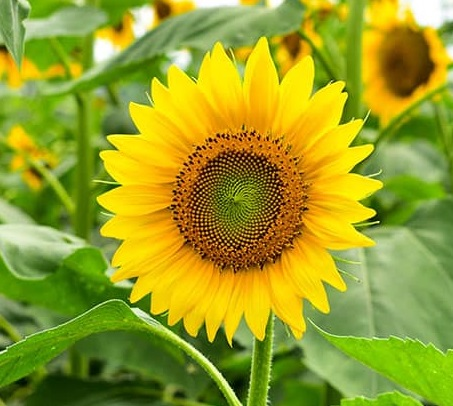
#> input picture ImageOperations/Images/Sunflower.jpg, 453 x 406 px, given in place of the camera
$ python MeanShiftObjectTracking.py
#> lines starting #> are read from the running program, lines starting #| are printed output that depends on the picture; after the words box and inside, x2 and y2 are one past the last pixel; in counts of white or black regions, pixels touching at a corner belong together
import numpy as np
import cv2

cap = cv2.VideoCapture(0)
ret, frame = cap.read()
#> frame is the input picture: shape (406, 453, 3); mean B, G, R 37, 158.4, 152.6

# setup a location window
r,h,c,w = 250,100, 200,150
# r,h,c,w = 10,100, 10,150
track_window = (r,h,c,w)
# crop the region of interest (roi) from the image

roi_image = frame[r:r+h,c:c+w]
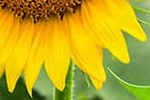
#> roi_image: shape (100, 150, 3); mean B, G, R 28.1, 169, 188.9

# convert the cropped image into HSV
roi_image_hsv = cv2.cvtColor(roi_image,cv2.COLOR_BGR2HSV)
#> roi_image_hsv: shape (100, 150, 3); mean H, S, V 29.3, 212.1, 200

#creat a mask for a specific color range.
red1min = np.array([0, 100, 100], np.uint8)
red1max = np.array([10, 255, 255], np.uint8)
red2min = np.array([160, 100, 100], np.uint8)
red2min = np.array([179, 255, 255], np.uint8)
red1_block_mask = cv2.inRange(roi_image_hsv,red1min,red1max)
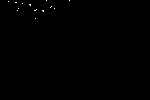
#> red1_block_mask: shape (100, 150); 0.14% white in thin lines or dots, all inside (x1, y1, x2, y2) = (8, 0, 70, 19)
red2_block_mask = cv2.inRange(roi_image_hsv,red2min,red2min)
#> red2_block_mask: shape (100, 150); every value is 0
red_block_mask = cv2.bitwise_or(red1_block_mask,red2_block_mask)
# red_areas = cv2.bitwise_and(imgColors,imgColors,mask=red_block_mask )

# obtain the color histogram of ROI

roi_hist = cv2.calcHist([roi_image_hsv],[0],red_block_mask,[180],[0,180])
#> roi_hist = 180 values, max 15 at index 10, min 0 at index 0, mean 0.117
print(roi_hist.shape)
#| (180, 1)

# normalize teh value between 0 and 255
cv2.normalize(roi_hist,roi_hist,0,255,cv2.NORM_MINMAX)

# setup a stop criteria
term_criteria = (cv2.TERM_CRITERIA_EPS | cv2.TERM_CRITERIA_COUNT,10,1)

while (True):
    ret, frame = cap.read()
    if ret == True:
        # convert the image into HSV
        hsv = cv2.cvtColor(frame,cv2.COLOR_BGR2HSV)
#> hsv: shape (406, 453, 3); mean H, S, V 34.7, 201.1, 175.3
        # calculate histogram back projection
        dst = cv2.calcBackProject([hsv],[0],roi_hist, [0,180], 1)
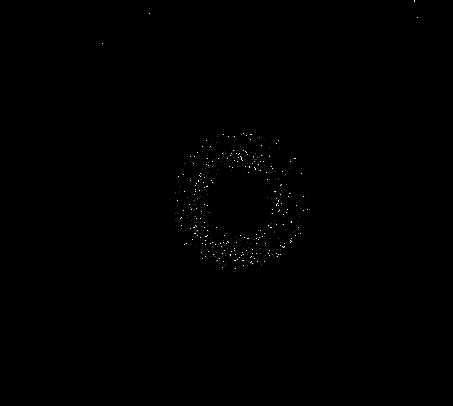
#> dst: shape (406, 453); min 0, max 255, mean 0.5
        # print(dst.shape)

        # get the new location based on the mean shift
        ret, track_window = cv2.meanShift(dst,track_window, term_criteria)
#> ret = 2; track_window = (137, 132, 200, 150)
        # draw it on the image:
        (x,y,w,h) = track_window
#> x = 137; y = 132; w = 200; h = 150
        image2 = cv2.rectangle(frame,(x,y),(x+w,y+h),(0,0,255),2)
        cv2.imshow("Mean shift tracking",image2)
        if cv2.waitKey(1) == 13 :
#> (key Esc is pressed here)
            break
    else:
        break


cap.release()
cv2.destroyAllWindows()

$ run again, on ImageOperations/Images/colorBlocks.jpg
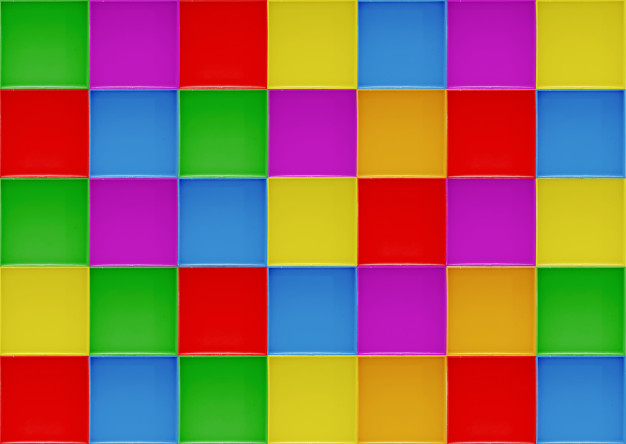
#> input picture ImageOperations/Images/colorBlocks.jpg, 626 x 444 px, given in place of the camera
#> frame is the input picture: shape (444, 626, 3); mean B, G, R 85.6, 108.4, 146.4
#> roi_image_hsv: shape (100, 150, 3); mean H, S, V 60.3, 214.4, 210.1
#> `red1_block_mask = cv2.inRange(roi_image_hsv,red1min,red1max)`:
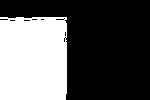
#> red1_block_mask: shape (100, 150); 36.6% white; 1 white region, box (x1, y1, x2, y2) and area: (0, 17, 67, 100) 5487
#> red2_block_mask: shape (100, 150); every value is 0
#> roi_hist = 180 values, max 5448 at index 0, min 0 at index 3, mean 30.48
#| (180, 1)
#> hsv: shape (444, 626, 3); mean H, S, V 64.3, 219.9, 200.2
#> `dst = cv2.calcBackProject([hsv],[0],roi_hist, [0,180], 1)`:
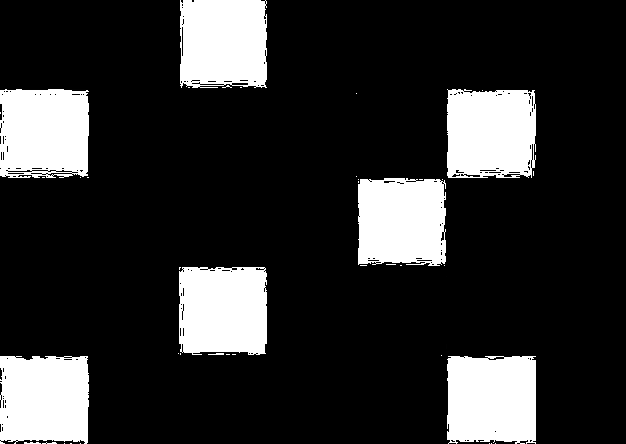
#> dst: shape (444, 626); min 0, max 255, mean 47.2
#> ret = 10; track_window = (340, 111, 200, 150)
#> x = 340; y = 111; w = 200; h = 150
